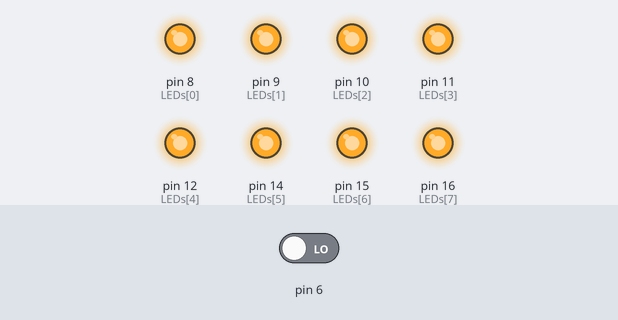
This sketch was run on a simulated Arduino Uno, built with avr-gcc and run on an emulated ATmega328P. On the bench: output pins drawn as LEDs (lit = HIGH). Inputs (shaded band) come from the test bench; at power-on: pin 6 LOW.

Above: at 0.17 s.
At 5.07 s:
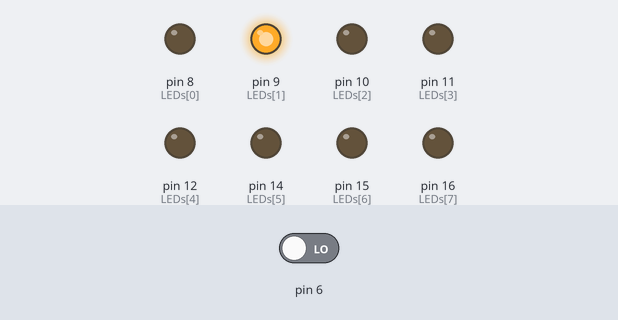
At 9.87 s:
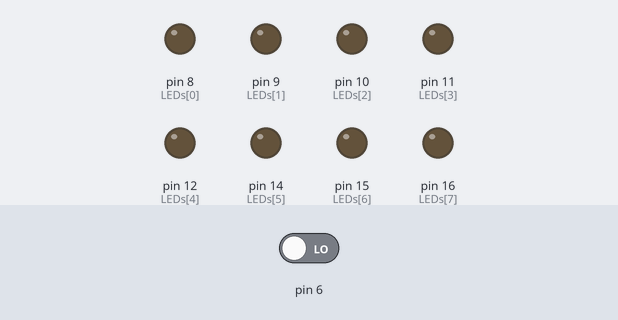
At 19.77 s:
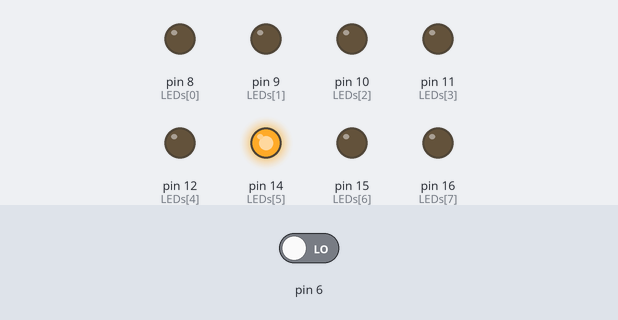
At 29.67 s:
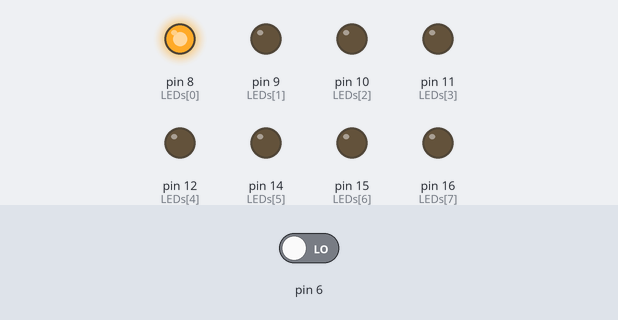
At 39.57 s:
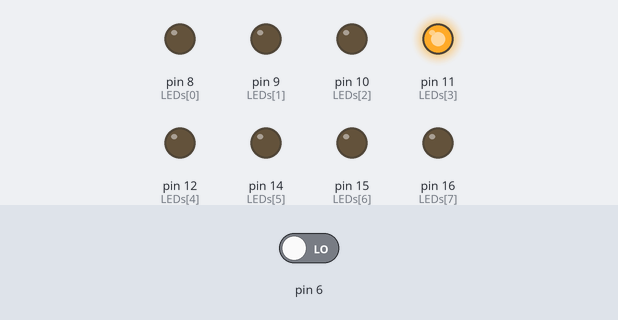
Timing chart, 0 to 40.0 s (numbered marks = the images above):
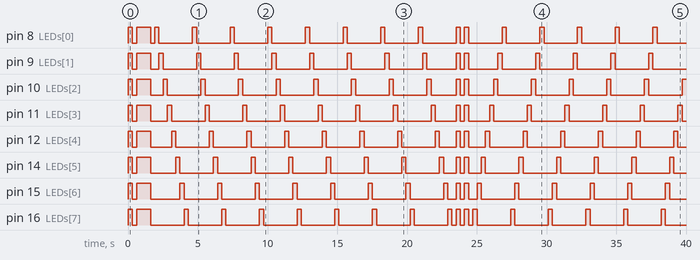

The sketch:

hw2-3.ino
```cpp
const int LEDs[]={8,9,10,11,12,14,15,16};
const byte SW =6;
int i,j=0;
int delaytime=1000;
boolean buttonstate;

void setup(){
  for (i=0;i<8;i++) {
  pinMode(LEDs[i], OUTPUT);
  }
  pinMode(6,INPUT);
}

void loop() {
  boolean val =digitalRead(6);

if(val){
  delay(20);

    for(i=0;i<8;i++){             //左移
      digitalWrite(LEDs[i],HIGH);
      delay(delaytime);
      digitalWrite(LEDs[i],LOW);
    }

    for(i=0;i<8;i++){
    digitalWrite(LEDs[i],LOW);
    }
    delay(delaytime);


    for(i=7;i>=0;i--){             //右移
      digitalWrite(LEDs[i],HIGH);
      delay(delaytime);
      digitalWrite(LEDs[i],LOW);
    }

     for(i=0;i<8;i++){
      digitalWrite(LEDs[i],LOW);
    }
    delay(1000);

}


  else{                           //ON
  delay(20);

  for(i=0;i<8;i++){               //所有LED亮滅兩次
    digitalWrite(LEDs[i],HIGH);
  }
  delay(300);
  for(i=0;i<8;i++){
    digitalWrite(LEDs[i],LOW);
  }
  delay(300);

  for(i=0;i<8;i++){
    digitalWrite(LEDs[i],HIGH);
  }
  delay(delaytime);
  for(i=0;i<8;i++){
    digitalWrite(LEDs[i],LOW);
  }
  delay(300);


  for(j=0;j<8;j++){              //左移八次
    for(i=0;i<8;i++){
      digitalWrite(LEDs[i],HIGH);
      delay(300);
      digitalWrite(LEDs[i],LOW);
    }

    for(i=0;i<8;i++){
    digitalWrite(LEDs[i],LOW);
    }
    delay(300);
  }

  for(i=0;i<8;i++){               //所有LED亮滅兩次
    digitalWrite(LEDs[i],HIGH);
  }
  delay(300);
  for(i=0;i<8;i++){
    digitalWrite(LEDs[i],LOW);
  }
  delay(300);

  for(i=0;i<8;i++){
    digitalWrite(LEDs[i],HIGH);
  }
  delay(300);
  for(i=0;i<8;i++){
    digitalWrite(LEDs[i],LOW);
  }
  delay(300);

  for(j=0;j<8;j++){             //右移八次
    for(i=7;i>=0;i--){
      digitalWrite(LEDs[i],HIGH);
      delay(300);
      digitalWrite(LEDs[i],LOW);
    }

    for(i=0;i<8;i++){
      digitalWrite(LEDs[i],LOW);
    }
    delay(300);
  }

  }


}
```

Measured:
- by itself, pin 8 (LEDs[0]): LOW → HIGH at 0.02 s, → LOW 0.30 s later, → HIGH 0.30 s later, → LOW 1.0 s later, … (34 changes in this stretch)
- by itself, pin 9 (LEDs[1]): LOW → HIGH at 0.02 s, → LOW 0.30 s later, → HIGH 0.30 s later, → LOW 1.0 s later, … (34 changes in this stretch)
- by itself, pin 10 (LEDs[2]): LOW → HIGH at 0.02 s, → LOW 0.30 s later, → HIGH 0.30 s later, → LOW 1.0 s later, … (35 changes in this stretch)
- by itself, pin 11 (LEDs[3]): LOW → HIGH at 0.02 s, → LOW 0.30 s later, → HIGH 0.30 s later, → LOW 1.0 s later, … (36 changes in this stretch)
- by itself, pin 12 (LEDs[4]): LOW → HIGH at 0.02 s, → LOW 0.30 s later, → HIGH 0.30 s later, → LOW 1.0 s later, … (36 changes in this stretch)
- by itself, pin 14 (LEDs[5]): LOW → HIGH at 0.02 s, → LOW 0.30 s later, → HIGH 0.30 s later, → LOW 1.0 s later, … (36 changes in this stretch)
- by itself, pin 15 (LEDs[6]): LOW → HIGH at 0.02 s, → LOW 0.30 s later, → HIGH 0.30 s later, → LOW 1.0 s later, … (36 changes in this stretch)
- by itself, pin 16 (LEDs[7]): goes HIGH 0.30 s, LOW 0.30 s, HIGH 1.0 s, 8 × (LOW 2.4 s, HIGH 0.30 s), 3 × (LOW 0.30 s, HIGH 0.30 s), 5 × (LOW 2.4 s, HIGH 0.30 s), then LOW
